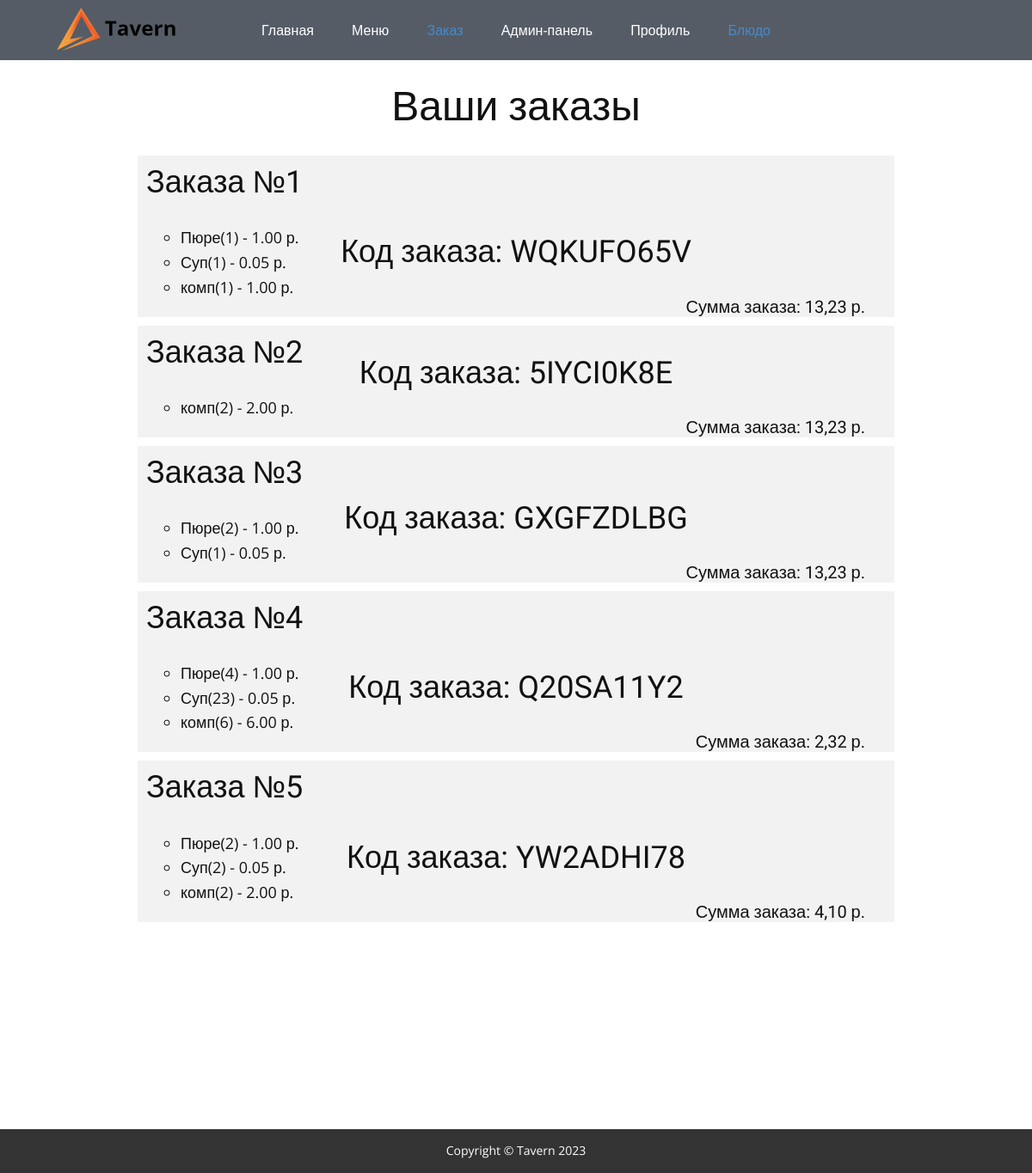
The app's page /dishes/order/ (signed in) with its own data.
### dish/models.py (models this page shows, shortened)
class Order(models.Model):
    code_order = models.TextField(max_length=9)
    user_id = models.ForeignKey(User, on_delete=models.PROTECT)
    baskets = models.ForeignKey(Basket, on_delete=models.PROTECT)
    price = models.DecimalField(max_digits=6, decimal_places=2)
    def get_dish_names(self):
        dish_names = []
        basket_items = self.baskets.items.all()
        for basket_item in basket_items:
            if isinstance(basket_item.content_object, Dish):
                dish_names.append(basket_item.content_object.name + f'({basket_item.quantity})' + ' - ' + str(basket_item.content_object.price) + ' р.')
        return dish_names
    def get_complex_dish_names(self):
        c_dish_name = []
        basket_items = self.baskets.items.all()
        for basket_item in basket_items:
            if isinstance(basket_item.content_object, ComplexDish):
                c_dish_name.append(basket_item.content_object.name + f'({basket_item.quantity})' + ' - ' + str(basket_item.get_complex_dish_price()) + ' р.')
        return c_dish_name

### dish/views.py (the view, shortened to what this page needs)
# urls.py: path('order/', order, name='order'),
@login_required
def order(request):
    context = {
        'order': Order.objects.all(),
        'order_f': Order.objects.first(),
    }
    return render(request, 'dish/html/order.html', context=context)

### dish/models.py (called while the page is built)
    def calculate_complex_dish_price(self):
        dish_complexes = DishComplexDish.objects.filter(complex_dish=self)
        total_price = dish_complexes.aggregate(Sum('dish__price'))['dish__price__sum']
        return Decimal(total_price).quantize(Decimal('0.00'))

    def get_complex_dish_price(self):
        if isinstance(self.content_object, ComplexDish):
            return self.content_object.calculate_complex_dish_price() * self.quantity
        return Decimal(0)

### dish/templates/dish/html/order.html (shortened to what this page needs)
{% extends 'dish/html/base2.html' %}
{% load static %}
{% block meta %}
    <link rel="stylesheet" href="{% static 'fog/css/nicepage.css' %}" media="screen">
<link rel="stylesheet" href="{% static 'fog/css/Заказы.css' %}" media="screen">
{% endblock %}
{% block content %}
    <section class="u-clearfix u-section-1" id="sec-f47c">
      <div class="u-clearfix u-sheet u-sheet-1">
        <h2 class="u-text u-text-default u-text-1">Ваши заказы</h2>
        <div class="u-list u-list-1">
        <div style="overflow: auto; height: 90vh">
          <div class="u-repeater u-repeater-1">
              {% for foo in order %}
                  <div class="u-container-style u-grey-5 u-list-item u-repeater-item">
              <div class="u-container-layout u-similar-container u-container-layout-1">
                <h3 class="u-text u-text-default u-text-2">Заказа №{{ foo.pk }}</h3>
                <ul class="u-text u-text-default u-text-3">
                    <ul>
                        {% for dish_name in foo.get_dish_names %}
                            <li>{{ dish_name }}</li>
                        {% endfor %}
                        {% for dish_name in foo.get_complex_dish_names %}
                            <li>{{ dish_name }}</li>
                        {% endfor %}
                    </ul>
                </ul>
                <h3 class="u-text u-text-default u-text-4">Код заказа: {{ foo.code_order }}</h3>
                <h5 class="u-text u-text-default u-text-5">Сумма заказа: {{ foo.price }} р.</h5>
              </div>
            </div>
              {% endfor %}
          </div>
        </div>
        </div>
      </div>
    </section>
{% endblock %}

### static/fog/css/Заказы.css (style rules this page uses)
.u-section-1 .u-sheet-1 { min-height: 50vw; }
.u-section-1 .u-text-1 { margin: 28px auto 0; }
.u-section-1 .u-list-1 { width: 880px; margin: 30px auto 60px; }
.u-section-1 .u-repeater-1 { grid-gap: 10px 10px; grid-template-columns: 100%; min-height: 375px; }
.u-section-1 .u-container-layout-1 { padding: 0 10px; }
.u-section-1 .u-text-2 { margin-bottom: 0; margin-top: 10px; }
.u-section-1 .u-text-3 { margin: 8px auto 0 0; }
.u-section-1 .u-text-4 { margin: -96px auto 0; }
.u-section-1 .u-text-5 { margin: 29px 24px 0 auto; }

### records on screen
Order: pk "1", get_dish_names "Пюре(1) - 1.00 р." "Суп(1) - 0.05 р.", get_complex_dish_names "комп(1) - 1.00 р.", code_order "WQKUFO65V", price "13,23"
Order: pk "2", get_complex_dish_names "комп(2) - 2.00 р.", code_order "5IYCI0K8E", price "13,23"
Order: pk "3", get_dish_names "Пюре(2) - 1.00 р." "Суп(1) - 0.05 р.", code_order "GXGFZDLBG", price "13,23"
Order: pk "4", get_dish_names "Пюре(4) - 1.00 р." "Суп(23) - 0.05 р.", get_complex_dish_names "комп(6) - 6.00 р.", code_order "Q20SA11Y2", price "2,32"
Order: pk "5", get_dish_names "Пюре(2) - 1.00 р." "Суп(2) - 0.05 р.", get_complex_dish_names "комп(2) - 2.00 р.", code_order "YW2ADHI78", price "4,10"
